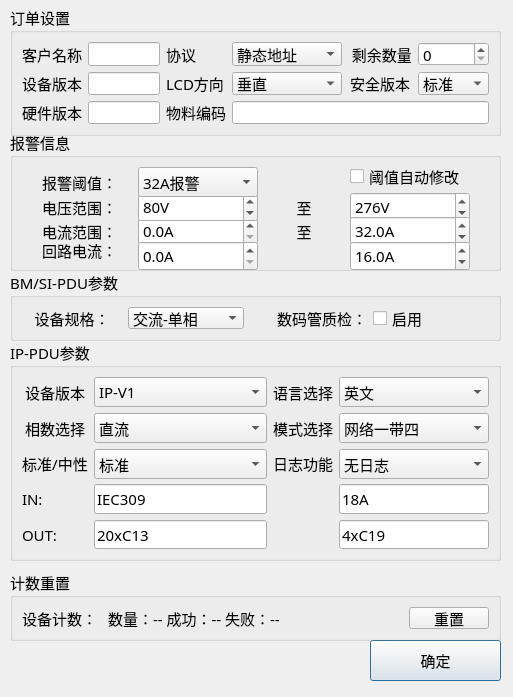
<?xml version="1.0" encoding="UTF-8"?>
<ui version="4.0">
 <class>Home_SetDlg</class>
 <widget class="QDialog" name="Home_SetDlg">
  <property name="geometry">
   <rect>
    <x>0</x>
    <y>0</y>
    <width>513</width>
    <height>697</height>
   </rect>
  </property>
  <property name="font">
   <font>
    <family>微软雅黑</family>
    <pointsize>11</pointsize>
   </font>
  </property>
  <property name="windowTitle">
   <string>设置对话框</string>
  </property>
  <widget class="QGroupBox" name="groupBox_2">
   <property name="geometry">
    <rect>
     <x>10</x>
     <y>5</y>
     <width>491</width>
     <height>131</height>
    </rect>
   </property>
   <property name="font">
    <font>
     <family>微软雅黑</family>
     <pointsize>11</pointsize>
    </font>
   </property>
   <property name="title">
    <string>订单设置</string>
   </property>
   <layout class="QGridLayout" name="gridLayout">
    <item row="0" column="1">
     <widget class="QLineEdit" name="userEdit"/>
    </item>
    <item row="1" column="5">
     <widget class="QComboBox" name="securityBox">
      <item>
       <property name="text">
        <string>标准</string>
       </property>
      </item>
      <item>
       <property name="text">
        <string>加密</string>
       </property>
      </item>
     </widget>
    </item>
    <item row="1" column="2">
     <widget class="QLabel" name="label_21">
      <property name="text">
       <string>LCD方向</string>
      </property>
     </widget>
    </item>
    <item row="0" column="0">
     <widget class="QLabel" name="label_17">
      <property name="maximumSize">
       <size>
        <width>70</width>
        <height>16777215</height>
       </size>
      </property>
      <property name="text">
       <string>客户名称</string>
      </property>
      <property name="alignment">
       <set>Qt::AlignCenter</set>
      </property>
     </widget>
    </item>
    <item row="1" column="0">
     <widget class="QLabel" name="label_18">
      <property name="maximumSize">
       <size>
        <width>70</width>
        <height>16777215</height>
       </size>
      </property>
      <property name="text">
       <string>设备版本</string>
      </property>
      <property name="alignment">
       <set>Qt::AlignCenter</set>
      </property>
     </widget>
    </item>
    <item row="1" column="1">
     <widget class="QLineEdit" name="verEdit"/>
    </item>
    <item row="1" column="3">
     <widget class="QComboBox" name="lcdBox">
      <item>
       <property name="text">
        <string>垂直</string>
       </property>
      </item>
      <item>
       <property name="text">
        <string>水平</string>
       </property>
      </item>
      <item>
       <property name="text">
        <string>垂直（翻转）</string>
       </property>
      </item>
      <item>
       <property name="text">
        <string>水平（翻转）</string>
       </property>
      </item>
     </widget>
    </item>
    <item row="1" column="4">
     <widget class="QLabel" name="label_20">
      <property name="maximumSize">
       <size>
        <width>70</width>
        <height>16777215</height>
       </size>
      </property>
      <property name="text">
       <string>安全版本</string>
      </property>
      <property name="alignment">
       <set>Qt::AlignCenter</set>
      </property>
     </widget>
    </item>
    <item row="0" column="2">
     <widget class="QLabel" name="label_22">
      <property name="text">
       <string>协议</string>
      </property>
     </widget>
    </item>
    <item row="0" column="3">
     <widget class="QComboBox" name="protocolBox">
      <item>
       <property name="text">
        <string>静态地址</string>
       </property>
      </item>
      <item>
       <property name="text">
        <string>DHCP</string>
       </property>
      </item>
     </widget>
    </item>
    <item row="0" column="5">
     <widget class="QSpinBox" name="numSpin">
      <property name="maximum">
       <number>99999</number>
      </property>
      <property name="singleStep">
       <number>100</number>
      </property>
     </widget>
    </item>
    <item row="0" column="4">
     <widget class="QLabel" name="label_19">
      <property name="maximumSize">
       <size>
        <width>70</width>
        <height>16777215</height>
       </size>
      </property>
      <property name="text">
       <string> 剩余数量</string>
      </property>
      <property name="alignment">
       <set>Qt::AlignCenter</set>
      </property>
     </widget>
    </item>
    <item row="2" column="0">
     <widget class="QLabel" name="label_23">
      <property name="text">
       <string>硬件版本</string>
      </property>
     </widget>
    </item>
    <item row="2" column="1">
     <widget class="QLineEdit" name="hwEdit"/>
    </item>
    <item row="2" column="2">
     <widget class="QLabel" name="label_24">
      <property name="text">
       <string>物料编码</string>
      </property>
     </widget>
    </item>
    <item row="2" column="3" colspan="3">
     <widget class="QLineEdit" name="pnEdit"/>
    </item>
   </layout>
  </widget>
  <widget class="QGroupBox" name="groupBox_1">
   <property name="geometry">
    <rect>
     <x>10</x>
     <y>130</y>
     <width>491</width>
     <height>141</height>
    </rect>
   </property>
   <property name="font">
    <font>
     <family>微软雅黑</family>
     <pointsize>11</pointsize>
    </font>
   </property>
   <property name="title">
    <string>报警信息</string>
   </property>
   <layout class="QGridLayout" name="gridLayout_3">
    <item row="1" column="0">
     <widget class="QLabel" name="label_5">
      <property name="minimumSize">
       <size>
        <width>30</width>
        <height>30</height>
       </size>
      </property>
      <property name="maximumSize">
       <size>
        <width>80</width>
        <height>16777215</height>
       </size>
      </property>
      <property name="text">
       <string>电压范围：</string>
      </property>
      <property name="alignment">
       <set>Qt::AlignRight|Qt::AlignTrailing|Qt::AlignVCenter</set>
      </property>
     </widget>
    </item>
    <item row="1" column="3">
     <widget class="QDoubleSpinBox" name="volMaxSpin">
      <property name="enabled">
       <bool>true</bool>
      </property>
      <property name="minimumSize">
       <size>
        <width>120</width>
        <height>30</height>
       </size>
      </property>
      <property name="maximumSize">
       <size>
        <width>120</width>
        <height>16777215</height>
       </size>
      </property>
      <property name="suffix">
       <string>V</string>
      </property>
      <property name="decimals">
       <number>0</number>
      </property>
      <property name="maximum">
       <double>300.000000000000000</double>
      </property>
      <property name="value">
       <double>276.000000000000000</double>
      </property>
     </widget>
    </item>
    <item row="2" column="1">
     <widget class="QDoubleSpinBox" name="curMinSpin">
      <property name="enabled">
       <bool>true</bool>
      </property>
      <property name="minimumSize">
       <size>
        <width>120</width>
        <height>30</height>
       </size>
      </property>
      <property name="maximumSize">
       <size>
        <width>120</width>
        <height>16777215</height>
       </size>
      </property>
      <property name="suffix">
       <string>A</string>
      </property>
      <property name="decimals">
       <number>1</number>
      </property>
      <property name="maximum">
       <double>63.000000000000000</double>
      </property>
     </widget>
    </item>
    <item row="0" column="0">
     <widget class="QLabel" name="label_4">
      <property name="minimumSize">
       <size>
        <width>30</width>
        <height>30</height>
       </size>
      </property>
      <property name="maximumSize">
       <size>
        <width>90</width>
        <height>16777215</height>
       </size>
      </property>
      <property name="text">
       <string>报警阈值：</string>
      </property>
      <property name="alignment">
       <set>Qt::AlignRight|Qt::AlignTrailing|Qt::AlignVCenter</set>
      </property>
     </widget>
    </item>
    <item row="1" column="2">
     <widget class="QLabel" name="label_6">
      <property name="minimumSize">
       <size>
        <width>40</width>
        <height>30</height>
       </size>
      </property>
      <property name="maximumSize">
       <size>
        <width>50</width>
        <height>16777215</height>
       </size>
      </property>
      <property name="text">
       <string>至</string>
      </property>
      <property name="alignment">
       <set>Qt::AlignCenter</set>
      </property>
     </widget>
    </item>
    <item row="2" column="0">
     <widget class="QLabel" name="label_9">
      <property name="minimumSize">
       <size>
        <width>30</width>
        <height>30</height>
       </size>
      </property>
      <property name="maximumSize">
       <size>
        <width>80</width>
        <height>16777215</height>
       </size>
      </property>
      <property name="text">
       <string>电流范围：</string>
      </property>
      <property name="alignment">
       <set>Qt::AlignRight|Qt::AlignTrailing|Qt::AlignVCenter</set>
      </property>
     </widget>
    </item>
    <item row="0" column="3">
     <widget class="QCheckBox" name="modifyCheck">
      <property name="text">
       <string>阈值自动修改</string>
      </property>
     </widget>
    </item>
    <item row="1" column="1">
     <widget class="QDoubleSpinBox" name="volMinSpin">
      <property name="enabled">
       <bool>true</bool>
      </property>
      <property name="minimumSize">
       <size>
        <width>120</width>
        <height>30</height>
       </size>
      </property>
      <property name="maximumSize">
       <size>
        <width>120</width>
        <height>16777215</height>
       </size>
      </property>
      <property name="prefix">
       <string/>
      </property>
      <property name="suffix">
       <string>V</string>
      </property>
      <property name="decimals">
       <number>0</number>
      </property>
      <property name="maximum">
       <double>300.000000000000000</double>
      </property>
      <property name="value">
       <double>80.000000000000000</double>
      </property>
     </widget>
    </item>
    <item row="0" column="1">
     <widget class="QComboBox" name="comboBox">
      <property name="minimumSize">
       <size>
        <width>120</width>
        <height>30</height>
       </size>
      </property>
      <property name="maximumSize">
       <size>
        <width>110</width>
        <height>16777215</height>
       </size>
      </property>
      <property name="currentIndex">
       <number>1</number>
      </property>
      <item>
       <property name="text">
        <string>不检测</string>
       </property>
      </item>
      <item>
       <property name="text">
        <string>32A报警</string>
       </property>
      </item>
      <item>
       <property name="text">
        <string>16A报警</string>
       </property>
      </item>
      <item>
       <property name="text">
        <string>63A报警</string>
       </property>
      </item>
      <item>
       <property name="text">
        <string>自定义</string>
       </property>
      </item>
     </widget>
    </item>
    <item row="2" column="3">
     <widget class="QDoubleSpinBox" name="curMaxSpin">
      <property name="enabled">
       <bool>true</bool>
      </property>
      <property name="minimumSize">
       <size>
        <width>120</width>
        <height>30</height>
       </size>
      </property>
      <property name="maximumSize">
       <size>
        <width>120</width>
        <height>16777215</height>
       </size>
      </property>
      <property name="suffix">
       <string>A</string>
      </property>
      <property name="decimals">
       <number>1</number>
      </property>
      <property name="maximum">
       <double>64.000000000000000</double>
      </property>
      <property name="value">
       <double>32.000000000000000</double>
      </property>
     </widget>
    </item>
    <item row="2" column="2">
     <widget class="QLabel" name="label_10">
      <property name="minimumSize">
       <size>
        <width>40</width>
        <height>30</height>
       </size>
      </property>
      <property name="maximumSize">
       <size>
        <width>50</width>
        <height>16777215</height>
       </size>
      </property>
      <property name="text">
       <string>至</string>
      </property>
      <property name="alignment">
       <set>Qt::AlignCenter</set>
      </property>
     </widget>
    </item>
    <item row="3" column="0">
     <widget class="QLabel" name="label_25">
      <property name="text">
       <string>回路电流：</string>
      </property>
      <property name="alignment">
       <set>Qt::AlignRight|Qt::AlignTrailing|Qt::AlignVCenter</set>
      </property>
     </widget>
    </item>
    <item row="3" column="1">
     <widget class="QDoubleSpinBox" name="loopCurMinSpin">
      <property name="minimumSize">
       <size>
        <width>120</width>
        <height>30</height>
       </size>
      </property>
      <property name="maximumSize">
       <size>
        <width>120</width>
        <height>16777215</height>
       </size>
      </property>
      <property name="suffix">
       <string>A</string>
      </property>
      <property name="decimals">
       <number>1</number>
      </property>
      <property name="maximum">
       <double>63.000000000000000</double>
      </property>
     </widget>
    </item>
    <item row="3" column="3">
     <widget class="QDoubleSpinBox" name="loopCurMaxSpin">
      <property name="minimumSize">
       <size>
        <width>120</width>
        <height>30</height>
       </size>
      </property>
      <property name="maximumSize">
       <size>
        <width>120</width>
        <height>16777215</height>
       </size>
      </property>
      <property name="suffix">
       <string>A</string>
      </property>
      <property name="decimals">
       <number>1</number>
      </property>
      <property name="maximum">
       <double>63.000000000000000</double>
      </property>
      <property name="value">
       <double>16.000000000000000</double>
      </property>
     </widget>
    </item>
   </layout>
  </widget>
  <widget class="QPushButton" name="okBtn">
   <property name="geometry">
    <rect>
     <x>370</x>
     <y>640</y>
     <width>131</width>
     <height>41</height>
    </rect>
   </property>
   <property name="font">
    <font>
     <family>微软雅黑</family>
     <pointsize>11</pointsize>
    </font>
   </property>
   <property name="text">
    <string>确定</string>
   </property>
  </widget>
  <widget class="QGroupBox" name="groupBox_3">
   <property name="geometry">
    <rect>
     <x>10</x>
     <y>570</y>
     <width>491</width>
     <height>71</height>
    </rect>
   </property>
   <property name="font">
    <font>
     <family>微软雅黑</family>
     <pointsize>11</pointsize>
    </font>
   </property>
   <property name="title">
    <string>计数重置</string>
   </property>
   <layout class="QGridLayout" name="gridLayout_2">
    <item row="0" column="1">
     <widget class="QLabel" name="cntLab">
      <property name="text">
       <string>数量：-- 成功：-- 失败：--</string>
      </property>
     </widget>
    </item>
    <item row="0" column="0">
     <widget class="QLabel" name="label_15">
      <property name="maximumSize">
       <size>
        <width>80</width>
        <height>16777215</height>
       </size>
      </property>
      <property name="text">
       <string>设备计数：</string>
      </property>
     </widget>
    </item>
    <item row="0" column="2">
     <widget class="QPushButton" name="resBtn">
      <property name="maximumSize">
       <size>
        <width>80</width>
        <height>16777215</height>
       </size>
      </property>
      <property name="text">
       <string>重置</string>
      </property>
     </widget>
    </item>
   </layout>
  </widget>
  <widget class="QGroupBox" name="groupBox_4">
   <property name="geometry">
    <rect>
     <x>10</x>
     <y>340</y>
     <width>491</width>
     <height>221</height>
    </rect>
   </property>
   <property name="font">
    <font>
     <family>微软雅黑</family>
     <pointsize>11</pointsize>
    </font>
   </property>
   <property name="title">
    <string>IP-PDU参数</string>
   </property>
   <layout class="QGridLayout" name="gridLayout_4">
    <item row="3" column="0">
     <widget class="QLabel" name="label_14">
      <property name="text">
       <string>IN:</string>
      </property>
     </widget>
    </item>
    <item row="2" column="0">
     <widget class="QLabel" name="label_8">
      <property name="text">
       <string>标准/中性</string>
      </property>
      <property name="alignment">
       <set>Qt::AlignCenter</set>
      </property>
     </widget>
    </item>
    <item row="0" column="0">
     <widget class="QLabel" name="label_12">
      <property name="text">
       <string>设备版本</string>
      </property>
      <property name="alignment">
       <set>Qt::AlignCenter</set>
      </property>
     </widget>
    </item>
    <item row="0" column="1">
     <widget class="QComboBox" name="ipTypeBox">
      <property name="minimumSize">
       <size>
        <width>120</width>
        <height>30</height>
       </size>
      </property>
      <item>
       <property name="text">
        <string>IP-V1</string>
       </property>
      </item>
      <item>
       <property name="text">
        <string>IP-V3</string>
       </property>
      </item>
      <item>
       <property name="text">
        <string>IP-PDUV3-C3</string>
       </property>
      </item>
      <item>
       <property name="text">
        <string>IP-PDUV3-EATON</string>
       </property>
      </item>
      <item>
       <property name="text">
        <string>IP-PDUV6</string>
       </property>
      </item>
      <item>
       <property name="text">
        <string>IP-PDUV6-HUAWEI</string>
       </property>
      </item>
      <item>
       <property name="text">
        <string>IP-PDUV1-易信</string>
       </property>
      </item>
      <item>
       <property name="text">
        <string>IP-PDUV1-华大</string>
       </property>
      </item>
      <item>
       <property name="text">
        <string>IP-V3-马来字节，升点</string>
       </property>
      </item>
      <item>
       <property name="text">
        <string>IP-V3-南京宇正</string>
       </property>
      </item>
      <item>
       <property name="text">
        <string>IP-V3-前海兼容ECC</string>
       </property>
      </item>
     </widget>
    </item>
    <item row="2" column="1">
     <widget class="QComboBox" name="sBox">
      <property name="minimumSize">
       <size>
        <width>120</width>
        <height>30</height>
       </size>
      </property>
      <item>
       <property name="text">
        <string>标准</string>
       </property>
      </item>
      <item>
       <property name="text">
        <string>中性</string>
       </property>
      </item>
      <item>
       <property name="text">
        <string>定制</string>
       </property>
      </item>
     </widget>
    </item>
    <item row="2" column="2">
     <widget class="QLabel" name="label_11">
      <property name="text">
       <string>日志功能</string>
      </property>
      <property name="alignment">
       <set>Qt::AlignRight|Qt::AlignTrailing|Qt::AlignVCenter</set>
      </property>
     </widget>
    </item>
    <item row="3" column="3">
     <widget class="QLineEdit" name="InSecond">
      <property name="text">
       <string>18A</string>
      </property>
     </widget>
    </item>
    <item row="2" column="3">
     <widget class="QComboBox" name="logBox">
      <property name="minimumSize">
       <size>
        <width>120</width>
        <height>30</height>
       </size>
      </property>
      <item>
       <property name="text">
        <string>无日志</string>
       </property>
      </item>
      <item>
       <property name="text">
        <string>带日志</string>
       </property>
      </item>
     </widget>
    </item>
    <item row="1" column="0">
     <widget class="QLabel" name="label_7">
      <property name="text">
       <string>相数选择</string>
      </property>
      <property name="alignment">
       <set>Qt::AlignCenter</set>
      </property>
     </widget>
    </item>
    <item row="4" column="0">
     <widget class="QLabel" name="label_16">
      <property name="text">
       <string>OUT:</string>
      </property>
     </widget>
    </item>
    <item row="0" column="3">
     <widget class="QComboBox" name="languageBox">
      <property name="minimumSize">
       <size>
        <width>120</width>
        <height>30</height>
       </size>
      </property>
      <item>
       <property name="text">
        <string>英文</string>
       </property>
      </item>
      <item>
       <property name="text">
        <string>中文</string>
       </property>
      </item>
     </widget>
    </item>
    <item row="1" column="3">
     <widget class="QComboBox" name="ipModeBox">
      <property name="minimumSize">
       <size>
        <width>120</width>
        <height>30</height>
       </size>
      </property>
      <item>
       <property name="text">
        <string>网络一带四</string>
       </property>
      </item>
      <item>
       <property name="text">
        <string>Modbus RTU 级联</string>
       </property>
      </item>
     </widget>
    </item>
    <item row="1" column="2">
     <widget class="QLabel" name="label_3">
      <property name="text">
       <string>模式选择</string>
      </property>
      <property name="alignment">
       <set>Qt::AlignRight|Qt::AlignTrailing|Qt::AlignVCenter</set>
      </property>
     </widget>
    </item>
    <item row="3" column="1">
     <widget class="QLineEdit" name="InFirst">
      <property name="text">
       <string>IEC309</string>
      </property>
     </widget>
    </item>
    <item row="0" column="2">
     <widget class="QLabel" name="label_2">
      <property name="text">
       <string>语言选择</string>
      </property>
      <property name="alignment">
       <set>Qt::AlignRight|Qt::AlignTrailing|Qt::AlignVCenter</set>
      </property>
     </widget>
    </item>
    <item row="1" column="1">
     <widget class="QComboBox" name="lineBox">
      <property name="minimumSize">
       <size>
        <width>120</width>
        <height>30</height>
       </size>
      </property>
      <item>
       <property name="text">
        <string>直流</string>
       </property>
      </item>
      <item>
       <property name="text">
        <string>单相</string>
       </property>
      </item>
      <item>
       <property name="text">
        <string>两路</string>
       </property>
      </item>
      <item>
       <property name="text">
        <string>三相</string>
       </property>
      </item>
     </widget>
    </item>
    <item row="4" column="1">
     <widget class="QLineEdit" name="OutFirst">
      <property name="text">
       <string>20xC13</string>
      </property>
     </widget>
    </item>
    <item row="4" column="3">
     <widget class="QLineEdit" name="OutSecond">
      <property name="text">
       <string>4xC19</string>
      </property>
     </widget>
    </item>
   </layout>
  </widget>
  <widget class="QGroupBox" name="groupBox">
   <property name="geometry">
    <rect>
     <x>10</x>
     <y>270</y>
     <width>491</width>
     <height>71</height>
    </rect>
   </property>
   <property name="font">
    <font>
     <family>微软雅黑</family>
     <pointsize>11</pointsize>
    </font>
   </property>
   <property name="title">
    <string>BM/SI-PDU参数</string>
   </property>
   <layout class="QGridLayout" name="gridLayout_5">
    <item row="0" column="0">
     <widget class="QLabel" name="label_13">
      <property name="maximumSize">
       <size>
        <width>100</width>
        <height>16777215</height>
       </size>
      </property>
      <property name="text">
       <string>设备规格：</string>
      </property>
      <property name="alignment">
       <set>Qt::AlignCenter</set>
      </property>
     </widget>
    </item>
    <item row="0" column="1">
     <widget class="QComboBox" name="siLineBox">
      <property name="currentIndex">
       <number>1</number>
      </property>
      <item>
       <property name="text">
        <string>直流</string>
       </property>
      </item>
      <item>
       <property name="text">
        <string>交流-单相</string>
       </property>
      </item>
      <item>
       <property name="text">
        <string>交流-二路</string>
       </property>
      </item>
      <item>
       <property name="text">
        <string>交流-三相</string>
       </property>
      </item>
     </widget>
    </item>
    <item row="0" column="2">
     <widget class="QLabel" name="label">
      <property name="text">
       <string>数码管质检：</string>
      </property>
      <property name="alignment">
       <set>Qt::AlignRight|Qt::AlignTrailing|Qt::AlignVCenter</set>
      </property>
     </widget>
    </item>
    <item row="0" column="3">
     <widget class="QCheckBox" name="ledCheck">
      <property name="text">
       <string>启用</string>
      </property>
     </widget>
    </item>
   </layout>
  </widget>
 </widget>
 <resources/>
 <connections/>
</ui>
